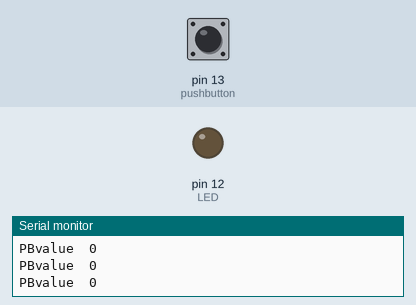
Recording of a sketch running on a simulated Arduino Uno, built with avr-gcc and run on an emulated ATmega328P. Shown: output pins drawn as LEDs (lit = HIGH), the last lines printed to the serial monitor. Inputs (shaded band) come from the test bench; at power-on: pin 13 (pushbutton) LOW.

Above: at 2.8 s.
2.9 s: pin 13 (pushbutton) pulled HIGH for 1.2 s
At 4.2 s:
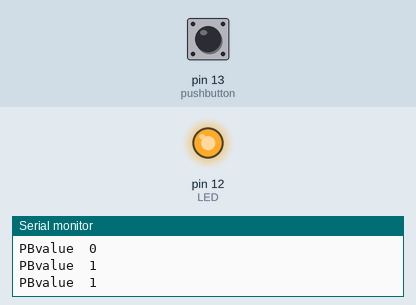
6.5 s: pin 13 (pushbutton) pulled HIGH for 3.2 s
At 10.8 s:
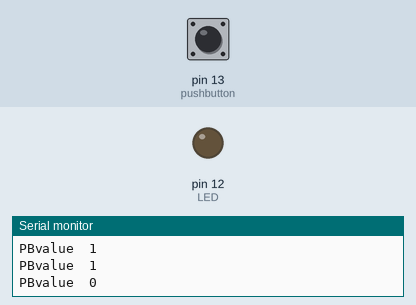
Timing chart, 0 to 12.3 s (numbered marks = the images above; inputs shaded):
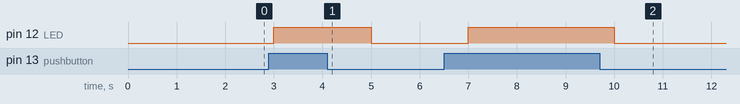

Measured:
- after the input at 2.9 s, pin 12 (LED): LOW → HIGH after 0.10 s, → LOW 2.0 s later
- after the input at 6.5 s, pin 12 (LED): LOW → HIGH after 0.50 s, → LOW 3.0 s later

The sketch:

ALPHA._pull-down_pushbutton_serial_display_.ino
```cpp
/*
This program will demonstarte a serial display of the state of a pushbutton.
The program can be used in configuration of a pull-down resistor and will
show wether the pushbutton is on or off.
*/
int pushbutton= 13; //set pushbutton to pin 13
int LED= 12; //set LED to pin 12

void setup() {

pinMode(pushbutton, INPUT);  // set pushbutton (pin13) as a input
pinMode(LED ,OUTPUT); //set pin 12 as output
Serial.begin(9600); //set the baud rate that the monitor will read the values
}

void loop() {

int buttonState = digitalRead(pushbutton); /*set button state as an integer
to read inout 13, called "pushbutton" */
Serial.print("PBvalue"); //Monitor value name set
Serial.print("\t"); //leave a space
Serial.println(buttonState); // serial monitor display of the pushbutton,


digitalWrite(LED ,buttonState); //when conditions are met, energize pin 12
delay(1000); //add 1000 millisecond delay

}
```
